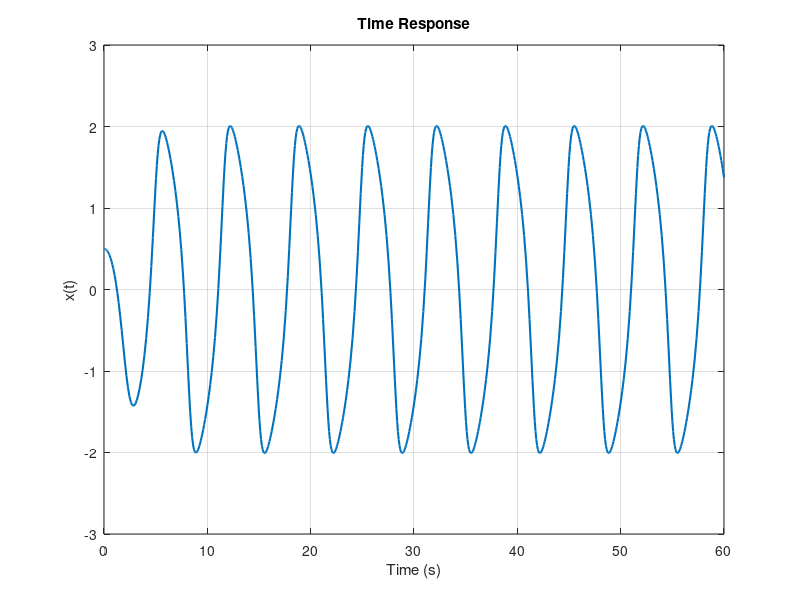

Source code (MATLAB): (Note: this script raises an error after producing the figure.)
% VAN DER POL OSCILLATOR
%
% This script:
% 1. solves the Van der Pol oscillator with ode45,
% 2. estimates the numerical limit-cycle amplitude and frequency,
% 3. plots the time response and phase portrait,
% 4. draws describing-function plots similar to Slotine Fig. 5.24 and 5.25,
% 5. stores result = [A, w, real(L), imag(L)] for Fig. 5.25,
% 6. finds the point closest to (-1,0).

clear; clc; close all;

%% Parameters for Numerical Simulation

% Van der Pol parameter
mu = 1;

% Simulation time
tspan = [0 60];

% Initial conditions
x0 = [0.5 0];   % x(0)=0.5, xdot(0)=0

%% Numerical simulation of the Van der Pol Oscillator

% Van der Pol equation:
% xddot + mu*(x^2 - 1)*xdot + x = 0
%
% State variables:
% x(1) = x
% x(2) = dx/dt

[t,x] = ode45(@(t,x) [x(2); mu*(1-x(1)^2)*x(2)-x(1)], tspan, x0);

% Use steady-state part after 40 seconds
i = t >= 40;
t_ss    = t(i);
x_ss    = x(i,1);
xdot_ss = x(i,2);

% Numerical amplitude
A_num = (max(x_ss)-min(x_ss))/2;

% Numerical frequency: positive-going zero crossings
z = find(x_ss(1:end-1) < 0 & x_ss(2:end) >= 0);

% Numerical period and frequency
T_num = mean(diff(t_ss(z)));
f_num = 1/T_num;
w_num = 2*pi*f_num;

% Display numerical limit-cycle results
fprintf('\nNumerical limit cycle:\n');
fprintf('A = %.4f\n', A_num);
fprintf('w = %.4f rad/s\n', w_num);
fprintf('f = %.4f Hz\n', f_num);
fprintf('T = %.4f s\n\n', T_num);

% Describing-function prediction
fprintf('Describing function prediction:\n');
fprintf('A = 2\n');
fprintf('w = 1 rad/s\n\n');

%% Time response

figure('Name','Time Response','NumberTitle','off');
plot(t, x(:,1), 'LineWidth', 1.5);
grid on;
xlabel('Time (s)');
ylabel('x(t)');
title('Time Response');
subtitle('Van der Pol Oscillator');

%% Phase portrait

figure('Name','Phase Portrait','NumberTitle','off');
plot(x(:,1), x(:,2), 'LineWidth', 1);
hold on;
plot(x_ss, xdot_ss, 'LineWidth', 2);

% Describing-function prediction: A = 2, w = 1
numpts = 360;
theta = linspace(0, 2*pi, numpts);
plot(2*sin(theta), 2*cos(theta), 'k--', 'LineWidth', 1.5);

grid on;
axis equal;
xlabel('x');
ylabel('dx/dt');
title('Phase Portrait');
subtitle('Van der Pol Oscillator');
legend('Transient Trajectory', ...
       'Steady-State Limit Cycle', ...
       'Theoretical Limit Cycle (DF Prediction)', ...
       'Location','best');

%% Describing function generation
% G(s) = 1 / (s^2 - mu*s + 1)
% N(A,w) = j*mu*w*A^2/4
% Limit cycle when G(jw)N(A,w) = -1

% Frequency vector
w = linspace(0.05, 3, 1000);

% Linear frequency response G(jw)
G = 1 ./ ((1 - w.^2) - 1i*mu*w);

%% Plot similar to Slotine Fig. 5.24
% Plot G(jw) and a family of -1/N(A,w) curves for different fixed w

figure('Name','Slotine Fig. 5.24','NumberTitle','off');
plot(real(G), imag(G), 'LineWidth', 2);
hold on;

% Amplitude range
A = linspace(0.5, 4, 400);

% Fixed frequency values
w0 = [0.5 0.8 1 1.5 2];

for k = 1:length(w0)
    % Describing function for current fixed frequency
    N = 1i*mu*w0(k)*A.^2/4;

    % Negative inverse describing function
    M = -1 ./ N;

    % Plot in complex plane
    plot(real(M), imag(M), '--', 'LineWidth', 1);
end

% Mark the DF solution A = 2, w = 1
plot(0, 1/mu, 'ko', 'MarkerFaceColor', 'k');
text(0.05, 1/mu + 0.1, 'A = 2, \omega = 1');

grid on;
xlabel('Real');
ylabel('Imaginary');
title('Nyquist Plot');
subtitle({'Van der Pol Oscillator Limit Cycle Detection for Different Frequencies', ...
          '(Similar to Slotine Fig. 5.24)'});
legend('G(j\omega), Linear TF', ...
       '-1/N(A,\omega) at \omega = 0.5', ...
       '-1/N(A,\omega) at \omega = 0.8', ...
       '-1/N(A,\omega) at \omega = 1', ...
       '-1/N(A,\omega) at \omega = 1.5', ...
       '-1/N(A,\omega) at \omega = 2', ...
       'Limit Cycle Point', ...
       'Location','best');

%% Plot similar to Slotine Fig. 5.25
% Plot G(jw)N(A,w) for several fixed amplitude values
% result = [A, w, real(L), imag(L)]

figure('Name','Slotine Fig. 5.25','NumberTitle','off');
hold on;

% Fixed amplitude values
A_values = [1 1.5 2 2.5 3];

% Single storage variable:
% Columns = [A, w, real(L), imag(L)]
result = [];

for k = 1:length(A_values)

    % Current amplitude
    A = A_values(k);

    % Describing function
    N = 1i*mu*w*A^2/4;

    % Open-loop complex value
    L = G .* N;

    % Store [A, w, real(L), imag(L)]
    result = [result;
              A*ones(length(w),1), w(:), real(L(:)), imag(L(:))];

    % Plot the curve
    plot(real(L), imag(L), 'LineWidth', 1.5);
end

% Find the point closest to (-1,0)
% For finding the point closest to (a,b), distance = sqrt((Real{L} - a).^2 + (Imaginary{L} - b).^2)
distance = sqrt((result(:,3) + 1).^2 + result(:,4).^2);
[minimum_distance, index] = min(distance);

A_limit    = result(index,1);
w_limit    = result(index,2);
real_limit = result(index,3);
imag_limit = result(index,4);

% Display result in command window
fprintf('Point closest to (-1,0):\n');
fprintf('A = %.4f\n', A_limit);
fprintf('w = %.4f rad/s\n', w_limit);
fprintf('real(L) = %.6f\n', real_limit);
fprintf('imag(L) = %.6f\n', imag_limit);
fprintf('distance from (-1,0) = %.6e\n\n', minimum_distance);

% Mark the critical point (-1,0)
plot(-1, 0, 'ko', 'MarkerFaceColor', 'k');
text(-0.95, 0.05, '(-1,0): Limit Cycle');

% Mark the closest calculated point
plot(real_limit, imag_limit, 'ro', 'MarkerFaceColor', 'r');
text(real_limit + 0.05, imag_limit - 0.05, ...
    sprintf('A = %.2f, \\omega = %.4f', A_limit, w_limit));

grid on;
xlabel('Real');
ylabel('Imaginary');
title('Nyquist Plot');
subtitle({'Van der Pol Oscillator Limit Cycle Detection for Different Amplitudes', ...
          '(Similar to Slotine Fig. 5.25)'});
legend('A = 1', ...
       'A = 1.5', ...
       'A = 2', ...
       'A = 2.5', ...
       'A = 3', ...
       '(-1,0): Limit Cycle Crossing', ...
       'Closest Calculated Point', ...
       'Location','best');

%% Notes
% result(:,1) = A
% result(:,2) = w
% result(:,3) = real(L)
% result(:,4) = imag(L)
%
% Example:
% result(1:10,:)
% will show the first 10 rows of [A, w, real(L), imag(L)].
